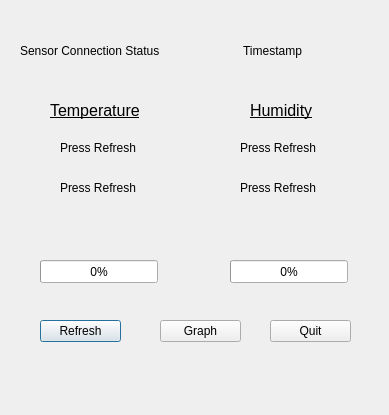
<?xml version="1.0" encoding="UTF-8"?>
<ui version="4.0">
 <class>Dialog</class>
 <widget class="QDialog" name="Dialog">
  <property name="geometry">
   <rect>
    <x>0</x>
    <y>0</y>
    <width>389</width>
    <height>415</height>
   </rect>
  </property>
  <property name="windowTitle">
   <string>Dialog</string>
  </property>
  <widget class="QPushButton" name="RefreshButton">
   <property name="geometry">
    <rect>
     <x>40</x>
     <y>320</y>
     <width>81</width>
     <height>22</height>
    </rect>
   </property>
   <property name="text">
    <string>Refresh</string>
   </property>
  </widget>
  <widget class="QPushButton" name="QuitButton">
   <property name="geometry">
    <rect>
     <x>270</x>
     <y>320</y>
     <width>81</width>
     <height>22</height>
    </rect>
   </property>
   <property name="text">
    <string>Quit</string>
   </property>
  </widget>
  <widget class="QLabel" name="TempHeader">
   <property name="geometry">
    <rect>
     <x>50</x>
     <y>100</y>
     <width>111</width>
     <height>21</height>
    </rect>
   </property>
   <property name="font">
    <font>
     <pointsize>12</pointsize>
     <underline>true</underline>
    </font>
   </property>
   <property name="text">
    <string>Temperature</string>
   </property>
  </widget>
  <widget class="QLabel" name="HumHeader">
   <property name="geometry">
    <rect>
     <x>250</x>
     <y>100</y>
     <width>81</width>
     <height>21</height>
    </rect>
   </property>
   <property name="font">
    <font>
     <pointsize>12</pointsize>
     <underline>true</underline>
    </font>
   </property>
   <property name="text">
    <string>Humidity</string>
   </property>
  </widget>
  <widget class="QLabel" name="CurrTempVal">
   <property name="geometry">
    <rect>
     <x>60</x>
     <y>140</y>
     <width>91</width>
     <height>16</height>
    </rect>
   </property>
   <property name="text">
    <string>Press Refresh</string>
   </property>
  </widget>
  <widget class="QLabel" name="CurrHumVal">
   <property name="geometry">
    <rect>
     <x>240</x>
     <y>140</y>
     <width>111</width>
     <height>16</height>
    </rect>
   </property>
   <property name="text">
    <string>Press Refresh</string>
   </property>
  </widget>
  <widget class="QProgressBar" name="TempBar">
   <property name="geometry">
    <rect>
     <x>40</x>
     <y>260</y>
     <width>118</width>
     <height>23</height>
    </rect>
   </property>
   <property name="value">
    <number>0</number>
   </property>
  </widget>
  <widget class="QProgressBar" name="HumBar">
   <property name="geometry">
    <rect>
     <x>230</x>
     <y>260</y>
     <width>118</width>
     <height>23</height>
    </rect>
   </property>
   <property name="value">
    <number>0</number>
   </property>
  </widget>
  <widget class="QPushButton" name="GraphButton">
   <property name="geometry">
    <rect>
     <x>160</x>
     <y>320</y>
     <width>81</width>
     <height>22</height>
    </rect>
   </property>
   <property name="text">
    <string>Graph</string>
   </property>
  </widget>
  <widget class="QLabel" name="ConnStatus">
   <property name="geometry">
    <rect>
     <x>20</x>
     <y>40</y>
     <width>221</width>
     <height>21</height>
    </rect>
   </property>
   <property name="text">
    <string>Sensor Connection Status</string>
   </property>
  </widget>
  <widget class="QLabel" name="TimeStamp">
   <property name="geometry">
    <rect>
     <x>230</x>
     <y>40</y>
     <width>101</width>
     <height>21</height>
    </rect>
   </property>
   <property name="text">
    <string>    Timestamp    </string>
   </property>
  </widget>
  <widget class="QLabel" name="AvgTempVal">
   <property name="geometry">
    <rect>
     <x>60</x>
     <y>180</y>
     <width>91</width>
     <height>16</height>
    </rect>
   </property>
   <property name="text">
    <string>Press Refresh</string>
   </property>
  </widget>
  <widget class="QLabel" name="AvgHumVal">
   <property name="geometry">
    <rect>
     <x>240</x>
     <y>180</y>
     <width>111</width>
     <height>16</height>
    </rect>
   </property>
   <property name="text">
    <string>Press Refresh</string>
   </property>
  </widget>
 </widget>
 <resources/>
 <connections/>
</ui>
